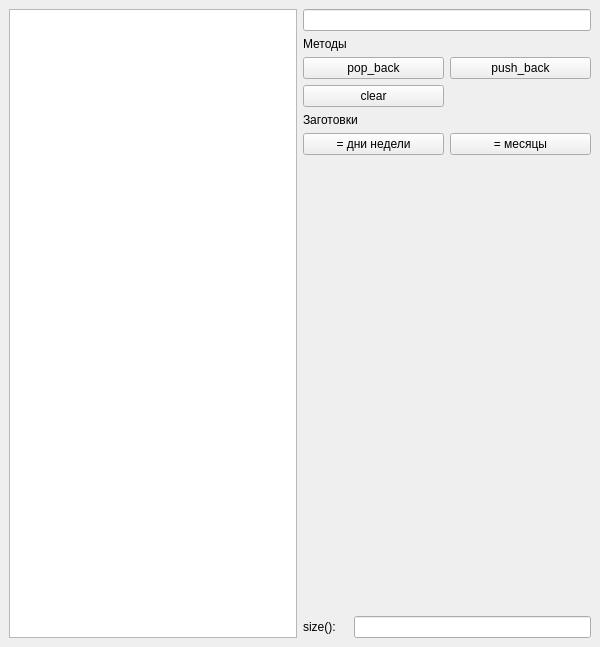
<?xml version="1.0" encoding="UTF-8"?>
<ui version="4.0">
 <class>MainWindow</class>
 <widget class="QMainWindow" name="MainWindow">
  <property name="geometry">
   <rect>
    <x>0</x>
    <y>0</y>
    <width>600</width>
    <height>647</height>
   </rect>
  </property>
  <property name="windowTitle">
   <string>std::vector demo</string>
  </property>
  <widget class="QWidget" name="centralwidget">
   <layout class="QHBoxLayout" name="horizontalLayout">
    <item>
     <widget class="QListWidget" name="list_widget"/>
    </item>
    <item>
     <layout class="QGridLayout" name="gridLayout" rowstretch="0,0,0,0,0,0,0,0" columnstretch="1,2,2,1">
      <item row="2" column="0" colspan="2">
       <widget class="QPushButton" name="pb_pop_back">
        <property name="text">
         <string>pop_back</string>
        </property>
       </widget>
      </item>
      <item row="6" column="1">
       <spacer name="verticalSpacer">
        <property name="orientation">
         <enum>Qt::Orientation::Vertical</enum>
        </property>
        <property name="sizeHint" stdset="0">
         <size>
          <width>20</width>
          <height>40</height>
         </size>
        </property>
       </spacer>
      </item>
      <item row="7" column="0">
       <widget class="QLabel" name="lbl_3">
        <property name="text">
         <string>size():</string>
        </property>
       </widget>
      </item>
      <item row="3" column="0" colspan="2">
       <widget class="QPushButton" name="pb_clear">
        <property name="text">
         <string>clear</string>
        </property>
       </widget>
      </item>
      <item row="7" column="1" colspan="3">
       <widget class="QLineEdit" name="txt_size"/>
      </item>
      <item row="5" column="0" colspan="2">
       <widget class="QPushButton" name="pb_days">
        <property name="text">
         <string>= дни недели</string>
        </property>
       </widget>
      </item>
      <item row="5" column="2" colspan="2">
       <widget class="QPushButton" name="pb_months">
        <property name="text">
         <string>= месяцы</string>
        </property>
       </widget>
      </item>
      <item row="0" column="0" colspan="4">
       <widget class="QLineEdit" name="txt_elem_content"/>
      </item>
      <item row="1" column="0" colspan="4">
       <widget class="QLabel" name="lbl_1">
        <property name="text">
         <string>Методы</string>
        </property>
       </widget>
      </item>
      <item row="2" column="2" colspan="2">
       <widget class="QPushButton" name="pb_push_back">
        <property name="text">
         <string>push_back</string>
        </property>
       </widget>
      </item>
      <item row="4" column="0" colspan="3">
       <widget class="QLabel" name="lbl_2">
        <property name="text">
         <string>Заготовки</string>
        </property>
       </widget>
      </item>
     </layout>
    </item>
   </layout>
  </widget>
 </widget>
 <resources/>
 <connections/>
</ui>
